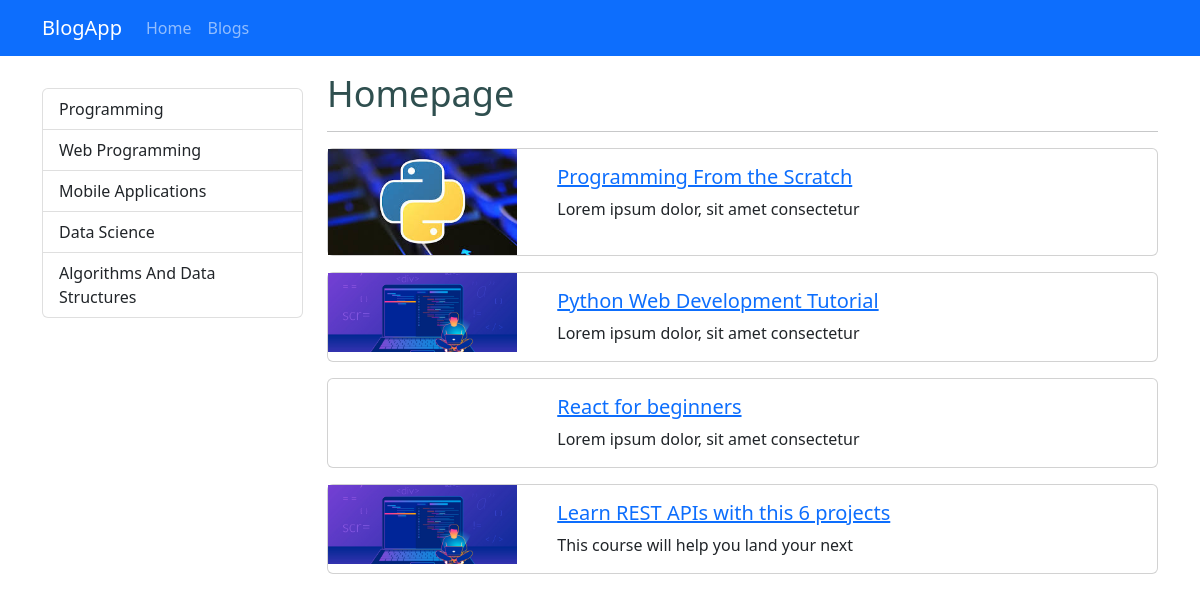
The app's page /, older data.
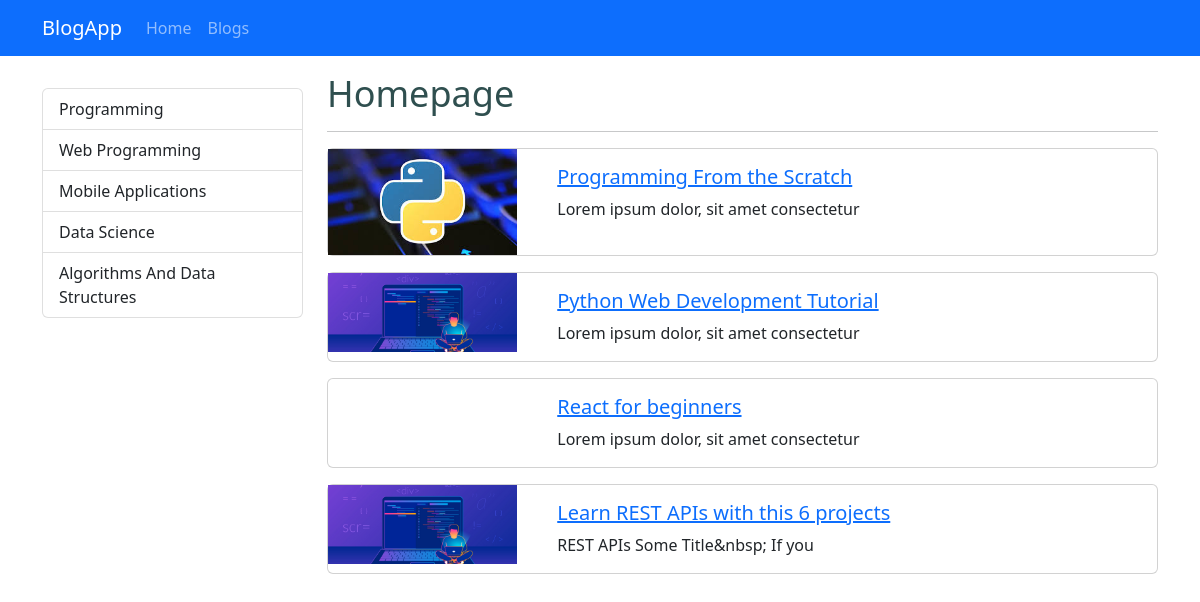
The same page, newer data.
### blog/models.py (models this page shows, shortened)
class Blog(models.Model):
    title = models.CharField(max_length=200)
    image = models.ImageField(upload_to="blogs")
    is_active = models.BooleanField()
    is_home = models.BooleanField()
    description = RichTextField()
    categories = models.ManyToManyField(Category, blank=True)
    '''
        At first I had some values inside of the table so first set
        the parameters in a way that accepts rows that doesn't have a value for
        slug field and migrate the changes
    '''
    slug = models.SlugField(null=False, blank=True, unique=True, db_index=True, editable=False)

### blog/views.py (the view)
# urls.py: path("", views.index, name="home"),
def index(request):
    context = {
        'blogs': Blog.objects.filter(is_active=True, is_home=True),
        'categories': Category.objects.all()
    }
    return render(request, "blog/index.html", context)

### blog/templates/blog/index.html (shortened to what this page needs)
{% extends "base.html" %}
{% load static %}
{% block css_files %}
<link rel="stylesheet" href="{% static 'blog/css/style.css'%}">
{% endblock %}
{% block content %}
<div class="container mt-3">
    <div class="row">
        <div class="col-3 mt-3">
            {% include 'partials/_categories.html' %}
        </div>
        <div class="col-9">
            <h1>Homepage</h1>
            <hr>
            {% for blog in blogs %}
                {% include 'blog/partials/_blog.html' %}
            {% endfor %}
        </div>
    </div>
</div>
{% endblock %}

### blog/templates/blog/partials/_blog.html
{% load static %}
<div class="card mb-3">
    <div class="row">
        <div class="col-md-3">
            <img src="{{ blog.image.url }}" alt="" class="img-fluid">
        </div>
        <div class="col-md-9">
            <div class="card-body">
                <h5 class="card-title">
                    <a href="{% url 'blog_details' blog.slug %}">
                        {{ blog.title }}
                    </a>
                </h5>
                <p class="card-text">{{ blog.description|striptags|slice:"0:40" }}</p>
            </div>
        </div>
    </div>
</div>

Row changes from the older to the newer data that the page shows:
changed Blog "Learn REST APIs with this 6 projects": description "This course will help you land your next" → "REST APIs Some Title&nbsp; If you"
